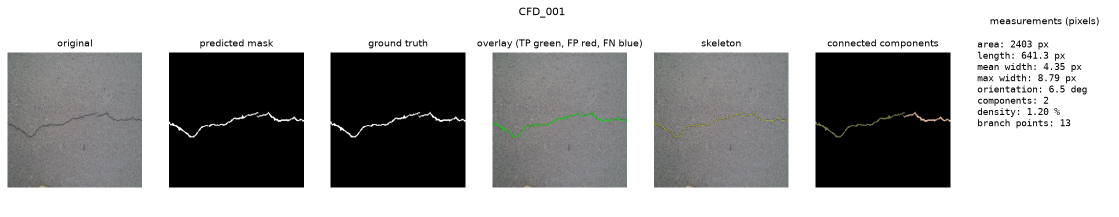
#> input picture results/characterization/CFD_001_characterization.png, 2238 x 434 px (shown at 1/2 size); its folder holds only this picture in this run
$ python characterize.py --input ../results/characterization --image ../results/characterization
#> lines starting #> are read from the running program, lines starting #| are printed output that depends on the picture; after the words box and inside, x2 and y2 are one past the last pixel; in counts of white or black regions, pixels touching at a corner belong together
### src/data/dataset.py
"""Dataset discovery, loading, splitting and a PyTorch Dataset for crack segmentation.

Supports several on-disk layouts without imposing structure on the Kaggle download:

* ``<root>/Positive/Images`` + ``<root>/Positive/Masks`` and ``<root>/Negative/Images`` + ``<root>/Negative/Mask``
  (layout of the local ``crack_samples`` folder)
* ``<root>/train/images`` + ``<root>/train/masks`` (and ``test/``), as in the Kaggle crack segmentation dataset
* any directory named ``images``/``Images`` with a sibling ``masks``/``Masks``/``Mask`` directory

Masks are stored as JPEG in the source data, so they are binarised at 127 on load.
"""
from __future__ import annotations

import random
from dataclasses import dataclass
from pathlib import Path
from typing import Callable, Sequence

import cv2
import numpy as np

IMAGE_EXT = {".jpg", ".jpeg", ".png", ".bmp", ".tif", ".tiff"}
IMAGE_DIR_NAMES = {"images", "image", "img", "imgs"}
MASK_DIR_NAMES = {"masks", "mask", "labels", "label", "gt"}


@dataclass
class Sample:
    image_path: Path
    mask_path: Path | None
    group: str  # e.g. "Positive", "Negative", "train", "test"

    @property
    def stem(self) -> str:
        return self.image_path.stem


# [19 lines left out: function discover_pairs, not called in this run]


def load_image(path: str | Path, size: int | None = None) -> np.ndarray:
    img = cv2.imread(str(path), cv2.IMREAD_COLOR)
    if img is None:
        raise IOError(f"Could not read image {path}")
    img = cv2.cvtColor(img, cv2.COLOR_BGR2RGB)
    if size is not None and (img.shape[0] != size or img.shape[1] != size):
        img = cv2.resize(img, (size, size), interpolation=cv2.INTER_AREA)
    return img


def load_mask(path: str | Path | None, shape: tuple[int, int] | None = None, size: int | None = None) -> np.ndarray:
    """Return a binary uint8 mask in {0,1}. A missing mask (negative sample) is all zeros."""
    if path is None:
        if shape is None:
            raise ValueError("shape required when mask path is None")
        h, w = shape[:2]
        return np.zeros((size or h, size or w), dtype=np.uint8)
    m = cv2.imread(str(path), cv2.IMREAD_GRAYSCALE)
    if m is None:
        raise IOError(f"Could not read mask {path}")
    if size is not None and (m.shape[0] != size or m.shape[1] != size):
        m = cv2.resize(m, (size, size), interpolation=cv2.INTER_NEAREST)
    return (m > 127).astype(np.uint8)


# [31 lines left out: functions split_samples, dataset_summary, not called in this run]


class CrackSegDataset:
    """Minimal torch-compatible dataset (imported lazily so the classical pipeline needs no torch)."""

    # [11 lines left out: function __init__, not called in this run]

    def __len__(self):
        return len(self.samples)

    # [17 lines left out: functions load_pair, __getitem__, not called in this run]

### src/characterization/crack_metrics.py
"""Quantitative crack characterisation from a binary mask.

All measurements are in pixels / image coordinates; no metric calibration is assumed.
"""
from __future__ import annotations

import cv2
import numpy as np
from scipy import ndimage as ndi
from skimage.morphology import skeletonize


def skeleton_of(mask: np.ndarray) -> np.ndarray:
    return skeletonize(mask > 0).astype(np.uint8)


def skeleton_length(skel: np.ndarray) -> float:
    """Length accounting for diagonal steps (sqrt(2)) between 8-connected skeleton pixels."""
    s = skel.astype(bool)
    if s.sum() == 0:
        return 0.0
    # count horizontal/vertical and diagonal links, each link counted once
    hv = np.logical_and(s[:, :-1], s[:, 1:]).sum() + np.logical_and(s[:-1, :], s[1:, :]).sum()
    diag = np.logical_and(s[:-1, :-1], s[1:, 1:]).sum() + np.logical_and(s[:-1, 1:], s[1:, :-1]).sum()
    return float(hv + np.sqrt(2) * diag)


def branch_and_end_points(skel: np.ndarray) -> tuple[int, int]:
    s = skel.astype(np.uint8)
    if s.sum() == 0:
        return 0, 0
    kernel = np.ones((3, 3), dtype=np.uint8)
    neighbours = ndi.convolve(s, kernel, mode="constant") - s
    branch_px = np.logical_and(s > 0, neighbours >= 3)
    # adjacent junction pixels belong to the same junction -> count clusters, not pixels
    _, branch = ndi.label(branch_px, structure=np.ones((3, 3)))
    ends = int(np.logical_and(s > 0, neighbours == 1).sum())
    return branch, ends


def width_stats(mask: np.ndarray, skel: np.ndarray) -> tuple[float, float]:
    """Width = 2 x distance-to-background sampled along the skeleton (centre line)."""
    if skel.sum() == 0:
        return 0.0, 0.0
    dist = cv2.distanceTransform((mask > 0).astype(np.uint8), cv2.DIST_L2, 5)
    w = 2.0 * dist[skel > 0]
    return float(w.mean()), float(w.max())


def dominant_orientation(mask: np.ndarray) -> float:
    """Dominant orientation in degrees (0 = horizontal, 90 = vertical) via PCA of crack pixels."""
    ys, xs = np.nonzero(mask > 0)
    if len(xs) < 2:
        return float("nan")
    coords = np.stack([xs - xs.mean(), ys - ys.mean()], axis=1)
    cov = coords.T @ coords / len(xs)
    evals, evecs = np.linalg.eigh(cov)
    vx, vy = evecs[:, np.argmax(evals)]
    angle = np.degrees(np.arctan2(-vy, vx))  # image y axis points down
    return float(angle % 180.0)


def component_stats(mask: np.ndarray) -> list[dict]:
    n, labels, stats, _ = cv2.connectedComponentsWithStats((mask > 0).astype(np.uint8), connectivity=8)
    comps = []
    for i in range(1, n):
        ys, xs = np.nonzero(labels == i)
        pts = np.stack([xs, ys], axis=1).astype(np.float32)
        (cx, cy), (w, h), ang = cv2.minAreaRect(pts) if len(pts) >= 3 else ((xs.mean(), ys.mean()), (1, 1), 0)
        long_, short = max(w, h), max(min(w, h), 1.0)
        comps.append({"label": i, "area": int(stats[i, cv2.CC_STAT_AREA]),
                      "bbox": [int(v) for v in stats[i, :4]], "aspect_ratio": float(long_ / short)})
    return comps


def characterize(mask: np.ndarray) -> dict:
    m = (mask > 0).astype(np.uint8)
    skel = skeleton_of(m)
    mean_w, max_w = width_stats(m, skel)
    branch, ends = branch_and_end_points(skel)
    comps = component_stats(m)
    area = int(m.sum())
    return {
        "crack_area_pixels": area,
        "crack_length_pixels": skeleton_length(skel),
        "mean_width_pixels": mean_w,
        "max_width_pixels": max_w,
        "orientation_degrees": dominant_orientation(m),
        "num_components": len(comps),
        "crack_density": float(area / m.size),
        "branch_points": branch,
        "end_points": ends,
        "mean_component_aspect_ratio": float(np.mean([c["aspect_ratio"] for c in comps])) if comps else 0.0,
        "image_shape": list(m.shape),
    }


# [26 lines left out: functions angular_error, measurement_errors, not called in this run]

### src/visualization/plots.py
"""Matplotlib figures used across the project (report quality, saved to disk, never shown)."""
from __future__ import annotations

from pathlib import Path

import matplotlib

matplotlib.use("Agg")
import matplotlib.pyplot as plt  # noqa: E402
import numpy as np  # noqa: E402
import cv2  # noqa: E402

plt.rcParams.update({"figure.dpi": 110, "savefig.dpi": 150, "font.size": 9, "axes.titlesize": 9})


# [104 lines left out: functions overlay, _save, panel, training_curves, confusion_matrix_plot, bar_comparison and 2 more, not called in this run]


def characterization_figure(img, pred, gt, skel, labels, props: dict, path, title=""):
    """Original | prediction | GT | overlay | skeleton | components | measurements."""
    rng = np.random.default_rng(0)
    lut = np.vstack([[0, 0, 0], rng.integers(60, 255, size=(max(labels.max(), 1), 3))]).astype(np.uint8)
    comp_rgb = lut[labels]
    skel_rgb = img.copy(); skel_rgb[skel > 0] = (255, 255, 0)
    fig, axes = plt.subplots(1, 7, figsize=(19, 3.1))
    items = [(img, "original"), (pred, "predicted mask"), (gt, "ground truth"),
             (overlay(img, pred, gt), "overlay (TP green, FP red, FN blue)"), (skel_rgb, "skeleton"), (comp_rgb, "connected components")]
    for ax, (im, t) in zip(axes, items):
        ax.imshow(im, cmap="gray" if im.ndim == 2 else None); ax.set_title(t); ax.axis("off")
    axes[6].axis("off")
    txt = "\n".join([
        f"area: {props['crack_area_pixels']} px",
        f"length: {props['crack_length_pixels']:.1f} px",
        f"mean width: {props['mean_width_pixels']:.2f} px",
        f"max width: {props['max_width_pixels']:.2f} px",
        f"orientation: {props['orientation_degrees']:.1f} deg",
        f"components: {props['num_components']}",
        f"density: {props['crack_density']*100:.2f} %",
        f"branch points: {props['branch_points']}",
    ])
    axes[6].text(0, 0.95, txt, va="top", fontsize=9, family="monospace")
    axes[6].set_title("measurements (pixels)")
    if title:
        fig.suptitle(title, fontsize=10)
    _save(fig, path)

### src/utils.py
"""Shared utilities: config loading, seeding, timing, experiment directories."""
from __future__ import annotations

import json
import os
import random
import time
from contextlib import contextmanager
from pathlib import Path
from typing import Any

import numpy as np
import yaml

PROJECT_ROOT = Path(__file__).resolve().parents[1]


def load_config(path: str | Path) -> dict:
    with open(path, "r") as f:
        return yaml.safe_load(f)


# [28 lines left out: functions save_config, deep_update, seed_everything, not called in this run]


def ensure_dir(path: str | Path) -> Path:
    p = Path(path)
    p.mkdir(parents=True, exist_ok=True)
    return p


# [43 lines left out: functions save_json, _json_default, timer, next_experiment_dir, get_device, not called in this run]

### scripts/characterize.py
"""Characterise a binary crack mask (or every mask in a directory).
    python scripts/characterize.py --input prediction.png [--image original.jpg] [--gt mask.png]"""
import argparse
from pathlib import Path
import cv2
import numpy as np
from _common import ROOT, md_table
from src.characterization.crack_metrics import characterize, skeleton_of
from src.data.dataset import load_image, load_mask
from src.utils import ensure_dir, save_json
from src.visualization.plots import characterization_figure


def main():
    ap = argparse.ArgumentParser()
    ap.add_argument("--input", required=True, help="mask image or directory of masks")
    ap.add_argument("--image", default=None, help="original image (or directory) for visualisation")
    ap.add_argument("--gt", default=None, help="ground-truth mask (or directory)")
    ap.add_argument("--out", default=None)
    a = ap.parse_args()
    inp = Path(a.input)
    masks = sorted(inp.glob("*.png")) + sorted(inp.glob("*.jpg")) if inp.is_dir() else [inp]
    out = ensure_dir(a.out or ROOT / "results" / "characterization")
    rows = []
    for mp in masks:
        m = load_mask(mp)
#> in load_mask, `return (m > 127).astype(np.uint8)`:
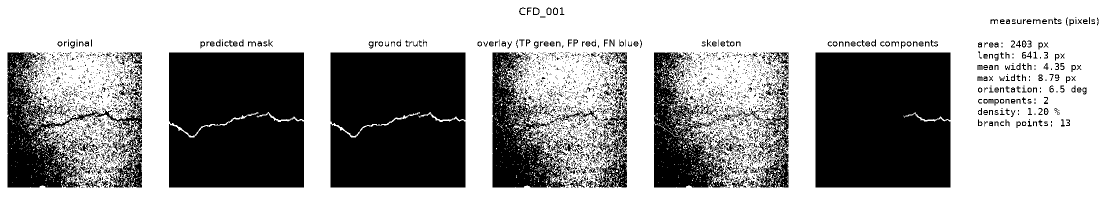
#> returned value: shape (434, 2238) (shown at 1/2 size); values 0 (black) and 1 (white), 66.1% white; 3950 black regions (3528 under 20 px), largest, box (x1, y1, x2, y2) and area: (1631, 105, 1901, 375) 72629, (338, 105, 608, 375) 72028, (661, 105, 931, 375) 72018
        props = characterize(m)
#> in skeleton_of, `return skeletonize(mask > 0).astype(np.uint8)`:
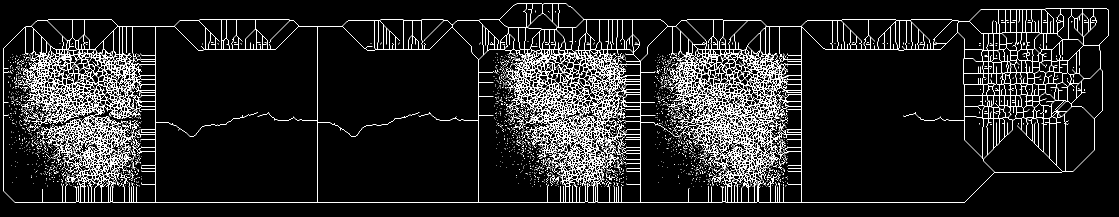
#> returned value: shape (434, 2238) (shown at 1/2 size); values 0 (black) and 1 (white), 8.1% white in thin lines or dots
#> in width_stats, `dist = cv2.distanceTransform((mask > 0).astype(np.uint8), cv2.DIST_L2,..`:
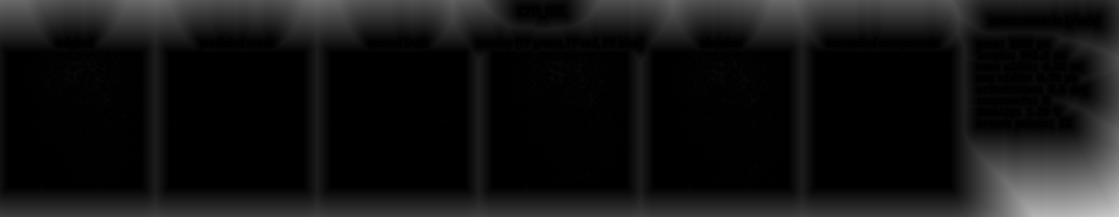
#> dist: shape (434, 2238) float32 (shown at 1/2 size); min 0, max 204.7, mean 19.3
#> in characterize, `mean_w, max_w = width_stats(m, skel)`: mean_w = 13.89; max_w = 187.5
#> in branch_and_end_points, `branch_px = np.logical_and(s > 0, neighbours >= 3)`:
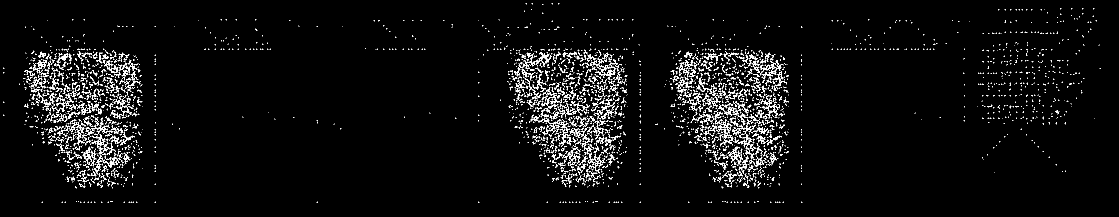
#> branch_px: shape (434, 2238) bool (shown at 1/2 size); 3.9% white in thin lines or dots, all inside (x1, y1, x2, y2) = (7, 7, 2201, 405)
#> in branch_and_end_points, `_, branch = ndi.label(branch_px, structure=np.ones((3, 3)))`: branch = 2652
#> in branch_and_end_points, `ends = int(np.logical_and(s > 0, neighbours == 1).sum())`: ends = 3955
#> in characterize, `branch, ends = branch_and_end_points(skel)`: branch = 2652; ends = 3955
#> in component_stats, `n, labels, stats, _ = cv2.connectedComponentsWithStats((mask > 0).asty..`:
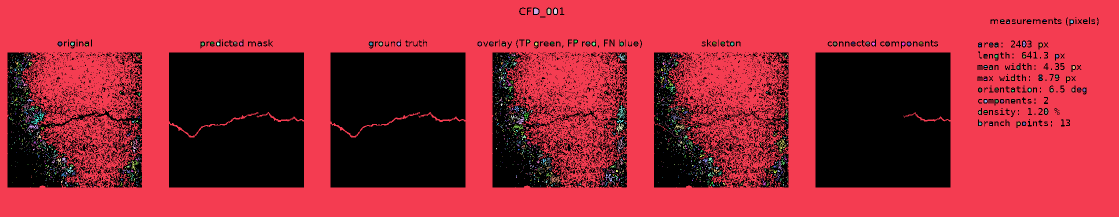
#> labels: shape (434, 2238) int32 (shown at 1/2 size); 2046 distinct labels, from 0 to 2045; one colour per label, 0 black
#> in component_stats, `n, labels, stats, _ = cv2.connectedComponentsWithStats((mask > 0).asty..`: n = 2046; stats = 2046 rows, first 6: [15, 15, 2182, 360, 328979], [0, 0, 2238, 434, 630493], [1068, 17, 9, 11, 88], [1095, 17, 6, 11, 58], [1108, 17, 6, 11, 58], [2002, 40, 5, 2, 6]
#> the loop in component_stats, `for i in range(1, n):` made 2045 passes
#> (cx, cy, w, h, ang, long_, short) on passes 1 to 3: (1118.5, 216.5, 433, 2237, -90, 2237, 433), (1072, 22, 10, 8, -90, 10, 8), (1097.5, 22, 10, 5, -90, 10, 5)
#> after the loop in component_stats, `for i in range(1, n):`: comps = 2045 items
#> in characterize, `area = int(m.sum())`: area = 642313
#> in skeleton_length, `hv = np.logical_and(s[:, :-1], s[:, 1:]).sum() + np.logical_and(s[:-1,..`: hv = 66945
#> in skeleton_length, `diag = np.logical_and(s[:-1, :-1], s[1:, 1:]).sum() + np.logical_and(s..`: diag = 41875
#> in dominant_orientation, `coords = np.stack([xs - xs.mean(), ys - ys.mean()], axis=1)`: coords = 642313 pairs, first value -1184 to 1053, second value -202.8 to 230.2
#> in dominant_orientation, `cov = coords.T @ coords / len(xs)`: cov = [[450841.4, 4018.1], [4018.1, 19819.2]]
#> in dominant_orientation, `evals, evecs = np.linalg.eigh(cov)`: evals = [19781.7, 450878.9]; evecs = [[0.00932, -1], [-1, -0.00932]]
#> in dominant_orientation, `vx, vy = evecs[:, np.argmax(evals)]`: vx = -1; vy = -0.00932
#> in dominant_orientation, `angle = np.degrees(np.arctan2(-vy, vx))`: angle = 179.5
#> props = 11 items
        props["name"] = mp.stem
        rows.append(props)
        img = None
        if a.image:
            ip = Path(a.image)
            ip = next((p for p in ip.glob(mp.stem + ".*")), None) if ip.is_dir() else ip
            img = load_image(ip, m.shape[0]) if ip else None
#> in load_image, img is the input picture: shape (434, 2238, 3); mean B, G, R 166.8, 166.9, 166.8
#> in load_image, `img = cv2.resize(img, (size, size), interpolation=cv2.INTER_AREA)`:
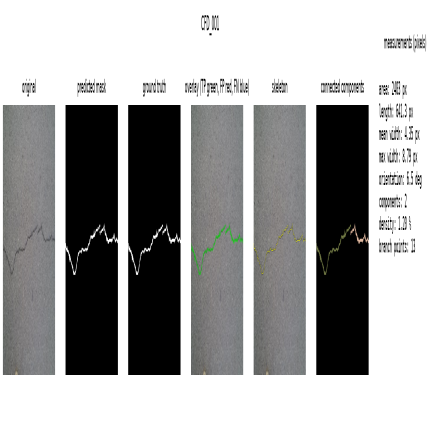
#> img: shape (434, 434, 3); mean R, G, B 166.8, 166.9, 166.8
        if img is None:
            img = np.stack([m * 255] * 3, axis=-1)
        gt = m
        if a.gt:
            gp = Path(a.gt)
            gp = next((p for p in gp.glob(mp.stem + ".*")), None) if gp.is_dir() else gp
            gt = load_mask(gp, m.shape, m.shape[0]) if gp else m
        labels = cv2.connectedComponents(m, connectivity=8)[1]
        characterization_figure(img, m, gt, skeleton_of(m), labels, props, out / f"{mp.stem}_characterization.png", title=mp.stem)
#> in characterization_figure, `lut = np.vstack([[0, 0, 0], rng.integers(60, 255, size=(max(labels.max..`: lut = 2046 rows, first 8: [0, 0, 0], [225, 184, 159], [112, 120, 67], [74, 63, 94], [218, 186, 237], [158, 178, 249], [202, 183, 166], [169, 242, 114]
#> in characterization_figure, `comp_rgb = lut[labels]`:
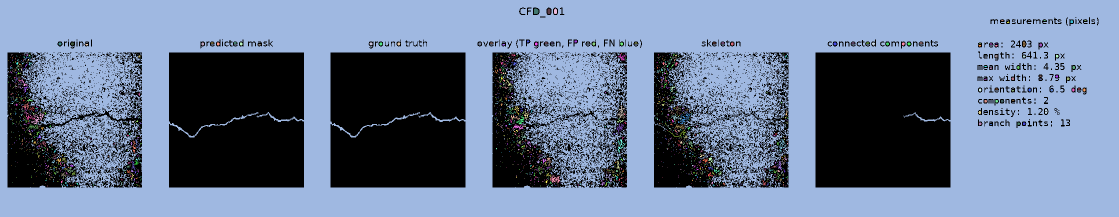
#> comp_rgb: shape (434, 2238, 3) (shown at 1/2 size); mean of channels 0, 1, 2 148, 121.3, 105.1; drawn as B, G, R
    save_json(rows, out / "measurements.json")
    cols = ["name", "crack_area_pixels", "crack_length_pixels", "mean_width_pixels", "max_width_pixels", "orientation_degrees", "num_components", "crack_density", "branch_points"]
    (out / "measurements.md").write_text(md_table(rows, cols, "{:.2f}") + "\n")
    print(md_table(rows, cols, "{:.2f}"))
    print(f"Saved {out}")


if __name__ == "__main__":
#> (the run stopped early here; a loop or call above may not have finished)
